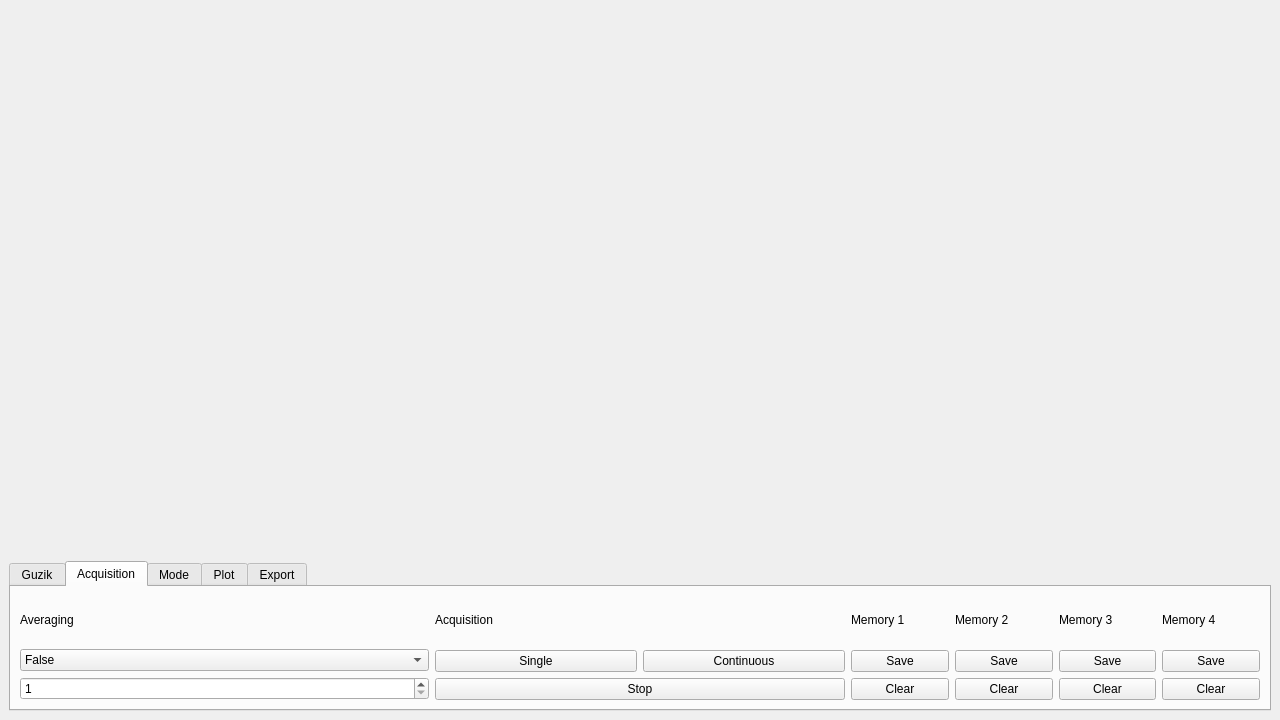
<?xml version="1.0" encoding="UTF-8"?>
<ui version="4.0">
 <class>MainWindow</class>
 <widget class="QMainWindow" name="MainWindow">
  <property name="geometry">
   <rect>
    <x>0</x>
    <y>0</y>
    <width>1280</width>
    <height>720</height>
   </rect>
  </property>
  <property name="windowTitle">
   <string>Guzik-O-Scope</string>
  </property>
  <widget class="QWidget" name="centralwidget">
   <layout class="QVBoxLayout" name="verticalLayout_2">
    <item>
     <layout class="QVBoxLayout" name="verticalLayout">
      <item>
       <widget class="QWidget" name="mpl_widget" native="true">
        <property name="sizePolicy">
         <sizepolicy hsizetype="MinimumExpanding" vsizetype="MinimumExpanding">
          <horstretch>0</horstretch>
          <verstretch>0</verstretch>
         </sizepolicy>
        </property>
        <property name="minimumSize">
         <size>
          <width>0</width>
          <height>519</height>
         </size>
        </property>
        <layout class="QVBoxLayout" name="mpl_layout"/>
       </widget>
      </item>
     </layout>
    </item>
    <item>
     <widget class="QTabWidget" name="tabWidget_export">
      <property name="sizePolicy">
       <sizepolicy hsizetype="Preferred" vsizetype="Preferred">
        <horstretch>0</horstretch>
        <verstretch>0</verstretch>
       </sizepolicy>
      </property>
      <property name="minimumSize">
       <size>
        <width>0</width>
        <height>150</height>
       </size>
      </property>
      <property name="tabShape">
       <enum>QTabWidget::Rounded</enum>
      </property>
      <property name="currentIndex">
       <number>1</number>
      </property>
      <property name="tabBarAutoHide">
       <bool>false</bool>
      </property>
      <widget class="QWidget" name="tabGuzik">
       <property name="sizePolicy">
        <sizepolicy hsizetype="Preferred" vsizetype="Preferred">
         <horstretch>0</horstretch>
         <verstretch>0</verstretch>
        </sizepolicy>
       </property>
       <attribute name="title">
        <string>Guzik</string>
       </attribute>
       <layout class="QHBoxLayout" name="horizontalLayout_3">
        <item>
         <layout class="QVBoxLayout" name="verticalLayout_5">
          <item>
           <widget class="QLabel" name="label_GuzikConfig">
            <property name="sizePolicy">
             <sizepolicy hsizetype="Fixed" vsizetype="Preferred">
              <horstretch>0</horstretch>
              <verstretch>0</verstretch>
             </sizepolicy>
            </property>
            <property name="maximumSize">
             <size>
              <width>200</width>
              <height>16777215</height>
             </size>
            </property>
            <property name="text">
             <string>Config</string>
            </property>
            <property name="alignment">
             <set>Qt::AlignCenter</set>
            </property>
           </widget>
          </item>
          <item>
           <widget class="QLabel" name="label_GuzikType">
            <property name="sizePolicy">
             <sizepolicy hsizetype="Fixed" vsizetype="Preferred">
              <horstretch>0</horstretch>
              <verstretch>0</verstretch>
             </sizepolicy>
            </property>
            <property name="maximumSize">
             <size>
              <width>200</width>
              <height>16777215</height>
             </size>
            </property>
            <property name="text">
             <string>Dummy Guzik</string>
            </property>
            <property name="alignment">
             <set>Qt::AlignCenter</set>
            </property>
           </widget>
          </item>
          <item>
           <widget class="QPushButton" name="pushButton_ReadConfigGuzik">
            <property name="sizePolicy">
             <sizepolicy hsizetype="Fixed" vsizetype="Fixed">
              <horstretch>0</horstretch>
              <verstretch>0</verstretch>
             </sizepolicy>
            </property>
            <property name="maximumSize">
             <size>
              <width>200</width>
              <height>16777215</height>
             </size>
            </property>
            <property name="text">
             <string>Read config</string>
            </property>
           </widget>
          </item>
          <item>
           <widget class="QPushButton" name="pushButton_UpdateConfigGuzik">
            <property name="sizePolicy">
             <sizepolicy hsizetype="Fixed" vsizetype="Fixed">
              <horstretch>0</horstretch>
              <verstretch>0</verstretch>
             </sizepolicy>
            </property>
            <property name="maximumSize">
             <size>
              <width>200</width>
              <height>16777215</height>
             </size>
            </property>
            <property name="text">
             <string>Update config</string>
            </property>
           </widget>
          </item>
         </layout>
        </item>
        <item>
         <layout class="QVBoxLayout" name="verticalLayout_4">
          <item>
           <widget class="QLabel" name="labelChannels">
            <property name="maximumSize">
             <size>
              <width>200</width>
              <height>16777215</height>
             </size>
            </property>
            <property name="frameShape">
             <enum>QFrame::NoFrame</enum>
            </property>
            <property name="text">
             <string>Channels</string>
            </property>
            <property name="alignment">
             <set>Qt::AlignCenter</set>
            </property>
           </widget>
          </item>
          <item>
           <layout class="QHBoxLayout" name="horizontalLayout_6">
            <property name="spacing">
             <number>0</number>
            </property>
            <item>
             <widget class="QCheckBox" name="checkBox_Channel1">
              <property name="maximumSize">
               <size>
                <width>100</width>
                <height>16777215</height>
               </size>
              </property>
              <property name="text">
               <string>Channel 1</string>
              </property>
             </widget>
            </item>
            <item>
             <widget class="QCheckBox" name="checkBox_Channel2">
              <property name="maximumSize">
               <size>
                <width>100</width>
                <height>16777215</height>
               </size>
              </property>
              <property name="text">
               <string>Channel 2</string>
              </property>
             </widget>
            </item>
           </layout>
          </item>
          <item>
           <layout class="QHBoxLayout" name="horizontalLayout">
            <property name="spacing">
             <number>0</number>
            </property>
            <item>
             <widget class="QCheckBox" name="checkBox_Channel3">
              <property name="maximumSize">
               <size>
                <width>100</width>
                <height>16777215</height>
               </size>
              </property>
              <property name="text">
               <string>Channel 3</string>
              </property>
             </widget>
            </item>
            <item>
             <widget class="QCheckBox" name="checkBox_Channel4">
              <property name="maximumSize">
               <size>
                <width>100</width>
                <height>16777215</height>
               </size>
              </property>
              <property name="text">
               <string>Channel 4</string>
              </property>
             </widget>
            </item>
           </layout>
          </item>
         </layout>
        </item>
        <item>
         <layout class="QVBoxLayout" name="verticalLayout_3">
          <item>
           <layout class="QHBoxLayout" name="horizontalLayout_4">
            <item>
             <layout class="QVBoxLayout" name="verticalLayout_7">
              <item>
               <widget class="QLabel" name="label_Gain">
                <property name="maximumSize">
                 <size>
                  <width>200</width>
                  <height>16777215</height>
                 </size>
                </property>
                <property name="text">
                 <string>Gain (dB)</string>
                </property>
                <property name="alignment">
                 <set>Qt::AlignCenter</set>
                </property>
               </widget>
              </item>
              <item>
               <layout class="QHBoxLayout" name="horizontalLayout_8">
                <property name="spacing">
                 <number>0</number>
                </property>
                <item>
                 <widget class="QDoubleSpinBox" name="doubleSpinBox_Gain1">
                  <property name="maximumSize">
                   <size>
                    <width>100</width>
                    <height>16777215</height>
                   </size>
                  </property>
                  <property name="minimum">
                   <double>-25.000000000000000</double>
                  </property>
                  <property name="maximum">
                   <double>32.000000000000000</double>
                  </property>
                 </widget>
                </item>
                <item>
                 <widget class="QDoubleSpinBox" name="doubleSpinBox_Gain2">
                  <property name="maximumSize">
                   <size>
                    <width>100</width>
                    <height>16777215</height>
                   </size>
                  </property>
                  <property name="minimum">
                   <double>-25.000000000000000</double>
                  </property>
                  <property name="maximum">
                   <double>32.000000000000000</double>
                  </property>
                 </widget>
                </item>
               </layout>
              </item>
              <item>
               <layout class="QHBoxLayout" name="horizontalLayout_7">
                <property name="spacing">
                 <number>0</number>
                </property>
                <item>
                 <widget class="QDoubleSpinBox" name="doubleSpinBox_Gain3">
                  <property name="maximumSize">
                   <size>
                    <width>100</width>
                    <height>16777215</height>
                   </size>
                  </property>
                  <property name="minimum">
                   <double>-25.000000000000000</double>
                  </property>
                  <property name="maximum">
                   <double>32.000000000000000</double>
                  </property>
                 </widget>
                </item>
                <item>
                 <widget class="QDoubleSpinBox" name="doubleSpinBox_Gain4">
                  <property name="maximumSize">
                   <size>
                    <width>100</width>
                    <height>16777215</height>
                   </size>
                  </property>
                  <property name="minimum">
                   <double>-25.000000000000000</double>
                  </property>
                  <property name="maximum">
                   <double>32.000000000000000</double>
                  </property>
                 </widget>
                </item>
               </layout>
              </item>
             </layout>
            </item>
           </layout>
          </item>
         </layout>
        </item>
        <item>
         <layout class="QVBoxLayout" name="verticalLayout_8">
          <item>
           <layout class="QHBoxLayout" name="horizontalLayout_14">
            <item>
             <layout class="QVBoxLayout" name="verticalLayout_9">
              <item>
               <widget class="QLabel" name="label_offset">
                <property name="maximumSize">
                 <size>
                  <width>200</width>
                  <height>16777215</height>
                 </size>
                </property>
                <property name="text">
                 <string> Offset (V)</string>
                </property>
                <property name="alignment">
                 <set>Qt::AlignCenter</set>
                </property>
               </widget>
              </item>
              <item>
               <layout class="QHBoxLayout" name="horizontalLayout_26">
                <item>
                 <widget class="QDoubleSpinBox" name="doubleSpinBox_offset1">
                  <property name="maximumSize">
                   <size>
                    <width>100</width>
                    <height>16777215</height>
                   </size>
                  </property>
                  <property name="decimals">
                   <number>12</number>
                  </property>
                  <property name="minimum">
                   <double>-1.000000000000000</double>
                  </property>
                  <property name="maximum">
                   <double>1.000000000000000</double>
                  </property>
                  <property name="singleStep">
                   <double>0.001000000000000</double>
                  </property>
                 </widget>
                </item>
                <item>
                 <widget class="QDoubleSpinBox" name="doubleSpinBox_offset2">
                  <property name="maximumSize">
                   <size>
                    <width>100</width>
                    <height>16777215</height>
                   </size>
                  </property>
                  <property name="decimals">
                   <number>12</number>
                  </property>
                  <property name="minimum">
                   <double>-1.000000000000000</double>
                  </property>
                  <property name="maximum">
                   <double>1.000000000000000</double>
                  </property>
                  <property name="singleStep">
                   <double>0.001000000000000</double>
                  </property>
                 </widget>
                </item>
               </layout>
              </item>
              <item>
               <layout class="QHBoxLayout" name="horizontalLayout_27">
                <item>
                 <widget class="QDoubleSpinBox" name="doubleSpinBox_offset3">
                  <property name="maximumSize">
                   <size>
                    <width>100</width>
                    <height>16777215</height>
                   </size>
                  </property>
                  <property name="decimals">
                   <number>12</number>
                  </property>
                  <property name="minimum">
                   <double>-1.000000000000000</double>
                  </property>
                  <property name="maximum">
                   <double>1.000000000000000</double>
                  </property>
                  <property name="singleStep">
                   <double>0.001000000000000</double>
                  </property>
                 </widget>
                </item>
                <item>
                 <widget class="QDoubleSpinBox" name="doubleSpinBox_offset4">
                  <property name="maximumSize">
                   <size>
                    <width>100</width>
                    <height>16777215</height>
                   </size>
                  </property>
                  <property name="decimals">
                   <number>12</number>
                  </property>
                  <property name="minimum">
                   <double>-1.000000000000000</double>
                  </property>
                  <property name="maximum">
                   <double>1.000000000000000</double>
                  </property>
                  <property name="singleStep">
                   <double>0.001000000000000</double>
                  </property>
                 </widget>
                </item>
               </layout>
              </item>
             </layout>
            </item>
           </layout>
          </item>
         </layout>
        </item>
        <item>
         <layout class="QVBoxLayout" name="verticalLayout_32">
          <item>
           <layout class="QHBoxLayout" name="horizontalLayout_28">
            <item>
             <layout class="QVBoxLayout" name="verticalLayout_10">
              <item>
               <widget class="QLabel" name="label_n_S_ch">
                <property name="maximumSize">
                 <size>
                  <width>75</width>
                  <height>16777215</height>
                 </size>
                </property>
                <property name="text">
                 <string>Samples</string>
                </property>
                <property name="alignment">
                 <set>Qt::AlignBottom|Qt::AlignHCenter</set>
                </property>
               </widget>
              </item>
              <item>
               <widget class="QSpinBox" name="spinBox_Samples">
                <property name="maximumSize">
                 <size>
                  <width>75</width>
                  <height>16777215</height>
                 </size>
                </property>
                <property name="alignment">
                 <set>Qt::AlignLeading|Qt::AlignLeft|Qt::AlignVCenter</set>
                </property>
                <property name="buttonSymbols">
                 <enum>QAbstractSpinBox::UpDownArrows</enum>
                </property>
                <property name="maximum">
                 <number>429496729</number>
                </property>
               </widget>
              </item>
             </layout>
            </item>
           </layout>
          </item>
         </layout>
        </item>
        <item>
         <layout class="QVBoxLayout" name="verticalLayout_6">
          <item>
           <layout class="QHBoxLayout" name="horizontalLayout_5">
            <item>
             <layout class="QVBoxLayout" name="verticalLayout_13">
              <item>
               <widget class="QLabel" name="label_16bits">
                <property name="maximumSize">
                 <size>
                  <width>75</width>
                  <height>16777215</height>
                 </size>
                </property>
                <property name="text">
                 <string>16 Bits</string>
                </property>
                <property name="alignment">
                 <set>Qt::AlignBottom|Qt::AlignHCenter</set>
                </property>
               </widget>
              </item>
              <item>
               <widget class="QComboBox" name="comboBox_16bits">
                <property name="maximumSize">
                 <size>
                  <width>75</width>
                  <height>16777215</height>
                 </size>
                </property>
                <item>
                 <property name="text">
                  <string>False</string>
                 </property>
                </item>
                <item>
                 <property name="text">
                  <string>True</string>
                 </property>
                </item>
               </widget>
              </item>
             </layout>
            </item>
           </layout>
          </item>
         </layout>
        </item>
        <item>
         <layout class="QVBoxLayout" name="verticalLayout_12">
          <item>
           <layout class="QHBoxLayout" name="horizontalLayout_16">
            <item>
             <layout class="QVBoxLayout" name="verticalLayout_21">
              <item>
               <widget class="QLabel" name="label_equalizer">
                <property name="maximumSize">
                 <size>
                  <width>75</width>
                  <height>16777215</height>
                 </size>
                </property>
                <property name="text">
                 <string>Equalizer</string>
                </property>
                <property name="alignment">
                 <set>Qt::AlignBottom|Qt::AlignHCenter</set>
                </property>
               </widget>
              </item>
              <item>
               <widget class="QComboBox" name="comboBox_equalizer">
                <property name="maximumSize">
                 <size>
                  <width>75</width>
                  <height>16777215</height>
                 </size>
                </property>
                <item>
                 <property name="text">
                  <string>False</string>
                 </property>
                </item>
                <item>
                 <property name="text">
                  <string>True</string>
                 </property>
                </item>
               </widget>
              </item>
             </layout>
            </item>
           </layout>
          </item>
         </layout>
        </item>
        <item>
         <layout class="QVBoxLayout" name="verticalLayout_23">
          <item>
           <layout class="QHBoxLayout" name="horizontalLayout_22">
            <item>
             <layout class="QVBoxLayout" name="verticalLayout_24">
              <item>
               <widget class="QLabel" name="label_ForceSlowerSampling">
                <property name="maximumSize">
                 <size>
                  <width>125</width>
                  <height>16777215</height>
                 </size>
                </property>
                <property name="text">
                 <string>Force slower sampling</string>
                </property>
                <property name="alignment">
                 <set>Qt::AlignBottom|Qt::AlignHCenter</set>
                </property>
               </widget>
              </item>
              <item>
               <widget class="QComboBox" name="comboBox_forceSlowerSampling">
                <property name="maximumSize">
                 <size>
                  <width>125</width>
                  <height>16777215</height>
                 </size>
                </property>
                <item>
                 <property name="text">
                  <string>False</string>
                 </property>
                </item>
                <item>
                 <property name="text">
                  <string>True</string>
                 </property>
                </item>
               </widget>
              </item>
             </layout>
            </item>
           </layout>
          </item>
         </layout>
        </item>
        <item>
         <layout class="QVBoxLayout" name="verticalLayout_25">
          <item>
           <layout class="QHBoxLayout" name="horizontalLayout_23">
            <item>
             <layout class="QVBoxLayout" name="verticalLayout_26">
              <item>
               <widget class="QLabel" name="label_extRef">
                <property name="maximumSize">
                 <size>
                  <width>125</width>
                  <height>16777215</height>
                 </size>
                </property>
                <property name="text">
                 <string>External reference</string>
                </property>
                <property name="alignment">
                 <set>Qt::AlignBottom|Qt::AlignHCenter</set>
                </property>
               </widget>
              </item>
              <item>
               <widget class="QComboBox" name="comboBox_externalReference">
                <property name="maximumSize">
                 <size>
                  <width>125</width>
                  <height>16777215</height>
                 </size>
                </property>
                <item>
                 <property name="text">
                  <string>default</string>
                 </property>
                </item>
                <item>
                 <property name="text">
                  <string>int</string>
                 </property>
                </item>
                <item>
                 <property name="text">
                  <string>ext</string>
                 </property>
                </item>
               </widget>
              </item>
             </layout>
            </item>
           </layout>
          </item>
         </layout>
        </item>
       </layout>
      </widget>
      <widget class="QWidget" name="tabAcquisition">
       <attribute name="title">
        <string>Acquisition</string>
       </attribute>
       <layout class="QHBoxLayout" name="horizontalLayout_2">
        <item>
         <layout class="QVBoxLayout" name="verticalLayout_11">
          <item>
           <widget class="QLabel" name="label_Averaging">
            <property name="text">
             <string>Averaging</string>
            </property>
           </widget>
          </item>
          <item>
           <widget class="QComboBox" name="comboBox_Averaging">
            <item>
             <property name="text">
              <string>False</string>
             </property>
            </item>
            <item>
             <property name="text">
              <string>True</string>
             </property>
            </item>
           </widget>
          </item>
          <item>
           <widget class="QSpinBox" name="spinBox_Averaging">
            <property name="minimum">
             <number>1</number>
            </property>
            <property name="maximum">
             <number>1000</number>
            </property>
           </widget>
          </item>
         </layout>
        </item>
        <item>
         <layout class="QVBoxLayout" name="verticalLayout_16">
          <item>
           <widget class="QLabel" name="label_acquisition">
            <property name="text">
             <string>Acquisition</string>
            </property>
           </widget>
          </item>
          <item>
           <layout class="QHBoxLayout" name="horizontalLayout_25">
            <item>
             <widget class="QPushButton" name="pushButtonSingle">
              <property name="text">
               <string>Single</string>
              </property>
              <property name="autoDefault">
               <bool>false</bool>
              </property>
              <property name="default">
               <bool>false</bool>
              </property>
              <property name="flat">
               <bool>false</bool>
              </property>
             </widget>
            </item>
            <item>
             <widget class="QPushButton" name="pushButtonContinuous">
              <property name="text">
               <string>Continuous</string>
              </property>
             </widget>
            </item>
           </layout>
          </item>
          <item>
           <widget class="QPushButton" name="pushButtonStop">
            <property name="text">
             <string>Stop</string>
            </property>
           </widget>
          </item>
         </layout>
        </item>
        <item>
         <layout class="QVBoxLayout" name="verticalLayout_27">
          <item>
           <layout class="QHBoxLayout" name="horizontalLayout_24">
            <item>
             <layout class="QVBoxLayout" name="verticalLayout_28">
              <item>
               <widget class="QLabel" name="label_memory1">
                <property name="text">
                 <string>Memory 1</string>
                </property>
               </widget>
              </item>
              <item>
               <widget class="QPushButton" name="pushButton_Memorize1">
                <property name="text">
                 <string>Save</string>
                </property>
               </widget>
              </item>
              <item>
               <widget class="QPushButton" name="pushButton_ClearMemory1">
                <property name="text">
                 <string>Clear</string>
                </property>
               </widget>
              </item>
             </layout>
            </item>
            <item>
             <layout class="QVBoxLayout" name="verticalLayout_30">
              <item>
               <widget class="QLabel" name="label_memory2">
                <property name="text">
                 <string>Memory 2</string>
                </property>
               </widget>
              </item>
              <item>
               <widget class="QPushButton" name="pushButton_Memorize2">
                <property name="text">
                 <string>Save</string>
                </property>
               </widget>
              </item>
              <item>
               <widget class="QPushButton" name="pushButton_ClearMemory2">
                <property name="text">
                 <string>Clear</string>
                </property>
               </widget>
              </item>
             </layout>
            </item>
            <item>
             <layout class="QVBoxLayout" name="verticalLayout_29">
              <item>
               <widget class="QLabel" name="label_memory3">
                <property name="text">
                 <string>Memory 3</string>
                </property>
               </widget>
              </item>
              <item>
               <widget class="QPushButton" name="pushButton_Memorize3">
                <property name="text">
                 <string>Save</string>
                </property>
               </widget>
              </item>
              <item>
               <widget class="QPushButton" name="pushButton_ClearMemory3">
                <property name="text">
                 <string>Clear</string>
                </property>
               </widget>
              </item>
             </layout>
            </item>
            <item>
             <layout class="QVBoxLayout" name="verticalLayout_22">
              <item>
               <widget class="QLabel" name="label_memory4">
                <property name="text">
                 <string>Memory 4</string>
                </property>
               </widget>
              </item>
              <item>
               <widget class="QPushButton" name="pushButton_Memorize4">
                <property name="text">
                 <string>Save</string>
                </property>
               </widget>
              </item>
              <item>
               <widget class="QPushButton" name="pushButton_ClearMemory4">
                <property name="text">
                 <string>Clear</string>
                </property>
               </widget>
              </item>
             </layout>
            </item>
           </layout>
          </item>
         </layout>
        </item>
       </layout>
      </widget>
      <widget class="QWidget" name="tabMode">
       <attribute name="title">
        <string>Mode</string>
       </attribute>
       <layout class="QHBoxLayout" name="horizontalLayout_9">
        <item>
         <layout class="QVBoxLayout" name="verticalLayout_15">
          <item>
           <layout class="QHBoxLayout" name="horizontalLayout_17">
            <item>
             <widget class="QLabel" name="label_DomainSelect">
              <property name="text">
               <string>Domain</string>
              </property>
             </widget>
            </item>
            <item>
             <widget class="QComboBox" name="comboBox_CurrentDomain">
              <item>
               <property name="text">
                <string>Time</string>
               </property>
              </item>
              <item>
               <property name="text">
                <string>Frequency</string>
               </property>
              </item>
             </widget>
            </item>
           </layout>
          </item>
          <item>
           <layout class="QHBoxLayout" name="horizontalLayout_18">
            <item>
             <widget class="QLabel" name="label_ModeSelect">
              <property name="text">
               <string>Mode</string>
              </property>
             </widget>
            </item>
            <item>
             <widget class="QComboBox" name="comboBox_CurrentMode"/>
            </item>
           </layout>
          </item>
         </layout>
        </item>
        <item>
         <layout class="QVBoxLayout" name="verticalLayout_14">
          <item>
           <layout class="QHBoxLayout" name="horizontalLayout_15">
            <item>
             <widget class="QLabel" name="label_ModeParameters">
              <property name="text">
               <string>Parameters</string>
              </property>
             </widget>
            </item>
            <item>
             <widget class="QLabel" name="label_ModeParameterSelect">
              <property name="text">
               <string>New value</string>
              </property>
             </widget>
            </item>
            <item>
             <widget class="QLabel" name="label_ModeParameterCurrent">
              <property name="text">
               <string>Current value</string>
              </property>
             </widget>
            </item>
           </layout>
          </item>
          <item>
           <layout class="QHBoxLayout" name="horizontalLayout_20">
            <item>
             <widget class="QLabel" name="label_ModeParameter1">
              <property name="text">
               <string>Parameter 1</string>
              </property>
             </widget>
            </item>
            <item>
             <widget class="QDoubleSpinBox" name="doubleSpinBox_ModeParameter1">
              <property name="minimum">
               <double>-100000000000.000000000000000</double>
              </property>
              <property name="maximum">
               <double>1000000000000.000000000000000</double>
              </property>
             </widget>
            </item>
            <item>
             <widget class="QLabel" name="label_ModeParameter1Value">
              <property name="text">
               <string>Value 1</string>
              </property>
             </widget>
            </item>
           </layout>
          </item>
          <item>
           <layout class="QHBoxLayout" name="horizontalLayout_21">
            <item>
             <widget class="QLabel" name="label_ModeParameter2">
              <property name="text">
               <string>Parameter 2</string>
              </property>
             </widget>
            </item>
            <item>
             <widget class="QDoubleSpinBox" name="doubleSpinBox_ModeParameter2">
              <property name="minimum">
               <double>-100000000000.000000000000000</double>
              </property>
              <property name="maximum">
               <double>100000000000.000000000000000</double>
              </property>
             </widget>
            </item>
            <item>
             <widget class="QLabel" name="label_ModeParameter2Value">
              <property name="text">
               <string>Value 2</string>
              </property>
             </widget>
            </item>
           </layout>
          </item>
          <item>
           <layout class="QHBoxLayout" name="horizontalLayout_19">
            <item>
             <widget class="QLabel" name="label_ModeParameter3">
              <property name="text">
               <string>Parameter 3</string>
              </property>
             </widget>
            </item>
            <item>
             <widget class="QDoubleSpinBox" name="doubleSpinBox_ModeParameter3">
              <property name="minimum">
               <double>-100000000000.000000000000000</double>
              </property>
              <property name="maximum">
               <double>100000000000.000000000000000</double>
              </property>
             </widget>
            </item>
            <item>
             <widget class="QLabel" name="label_ModeParameter3Value">
              <property name="text">
               <string>Value 3</string>
              </property>
             </widget>
            </item>
           </layout>
          </item>
         </layout>
        </item>
        <item>
         <layout class="QVBoxLayout" name="verticalLayout_17">
          <item>
           <layout class="QHBoxLayout" name="horizontalLayout_10">
            <item>
             <widget class="QLabel" name="label_CurrentDomain">
              <property name="text">
               <string>Current domain:</string>
              </property>
             </widget>
            </item>
            <item>
             <widget class="QLabel" name="label_CurrentDomainValue">
              <property name="text">
               <string>Domain</string>
              </property>
             </widget>
            </item>
           </layout>
          </item>
          <item>
           <layout class="QHBoxLayout" name="horizontalLayout_11">
            <item>
             <widget class="QLabel" name="label_CurrentMode">
              <property name="text">
               <string>Current Mode:</string>
              </property>
             </widget>
            </item>
            <item>
             <widget class="QLabel" name="label_CurrentModeValue">
              <property name="text">
               <string>Mode</string>
              </property>
             </widget>
            </item>
           </layout>
          </item>
          <item>
           <widget class="QPushButton" name="pushButton_SetMode">
            <property name="text">
             <string>Set Mode</string>
            </property>
           </widget>
          </item>
         </layout>
        </item>
       </layout>
      </widget>
      <widget class="QWidget" name="tabPlot">
       <attribute name="title">
        <string>Plot</string>
       </attribute>
       <layout class="QHBoxLayout" name="horizontalLayout_13">
        <item>
         <layout class="QVBoxLayout" name="verticalLayout_18">
          <item>
           <widget class="QLabel" name="label_CurrentPlotDimension">
            <property name="text">
             <string>Dimension</string>
            </property>
           </widget>
          </item>
          <item>
           <widget class="QLabel" name="label_CurrentPlotDimensionValue">
            <property name="text">
             <string>Dimension value</string>
            </property>
            <property name="textFormat">
             <enum>Qt::AutoText</enum>
            </property>
           </widget>
          </item>
         </layout>
        </item>
        <item>
         <layout class="QVBoxLayout" name="verticalLayout_20">
          <item>
           <widget class="QLabel" name="label_PlotType">
            <property name="text">
             <string>Plot type</string>
            </property>
           </widget>
          </item>
          <item>
           <widget class="QComboBox" name="comboBox_PlotType"/>
          </item>
         </layout>
        </item>
        <item>
         <layout class="QVBoxLayout" name="verticalLayout_19">
          <item>
           <layout class="QHBoxLayout" name="horizontalLayout_12">
            <item>
             <widget class="QLabel" name="label_CurrentPlotType">
              <property name="text">
               <string>Current plot type:</string>
              </property>
             </widget>
            </item>
            <item>
             <widget class="QLabel" name="label_CurrentPlotTypeValue">
              <property name="text">
               <string>type</string>
              </property>
             </widget>
            </item>
           </layout>
          </item>
          <item>
           <widget class="QPushButton" name="pushButton_UpdatePlotType">
            <property name="text">
             <string>Update plot type</string>
            </property>
           </widget>
          </item>
          <item>
           <widget class="QPushButton" name="pushButton_ClearPlot">
            <property name="text">
             <string>Clear plot</string>
            </property>
           </widget>
          </item>
         </layout>
        </item>
       </layout>
      </widget>
      <widget class="QWidget" name="tabExport">
       <attribute name="title">
        <string>Export</string>
       </attribute>
       <layout class="QHBoxLayout" name="horizontalLayout_30">
        <item>
         <layout class="QVBoxLayout" name="verticalLayout_35">
          <item>
           <widget class="QLabel" name="label_2">
            <property name="text">
             <string>Export data selection</string>
            </property>
            <property name="alignment">
             <set>Qt::AlignCenter</set>
            </property>
           </widget>
          </item>
          <item>
           <layout class="QHBoxLayout" name="horizontalLayout_29">
            <item>
             <widget class="QCheckBox" name="checkBox_exportLast">
              <property name="text">
               <string>Last measurment</string>
              </property>
              <property name="checked">
               <bool>true</bool>
              </property>
              <property name="tristate">
               <bool>false</bool>
              </property>
             </widget>
            </item>
            <item>
             <widget class="QCheckBox" name="checkBox_exportMemory1">
              <property name="text">
               <string>Memory 1</string>
              </property>
             </widget>
            </item>
            <item>
             <widget class="QCheckBox" name="checkBox_exportMemory2">
              <property name="text">
               <string>Memory 2</string>
              </property>
             </widget>
            </item>
            <item>
             <widget class="QCheckBox" name="checkBox_exportMemory3">
              <property name="text">
               <string>Memory 3</string>
              </property>
             </widget>
            </item>
            <item>
             <widget class="QCheckBox" name="checkBox_exportMemory4">
              <property name="text">
               <string>Memory 4</string>
              </property>
             </widget>
            </item>
           </layout>
          </item>
         </layout>
        </item>
        <item>
         <layout class="QVBoxLayout" name="verticalLayout_34">
          <item>
           <widget class="QLabel" name="label">
            <property name="text">
             <string>Compression</string>
            </property>
            <property name="alignment">
             <set>Qt::AlignCenter</set>
            </property>
           </widget>
          </item>
          <item>
           <layout class="QHBoxLayout" name="horizontalLayout_31">
            <item>
             <widget class="QComboBox" name="comboBox_compression">
              <item>
               <property name="text">
                <string>False</string>
               </property>
              </item>
              <item>
               <property name="text">
                <string>True</string>
               </property>
              </item>
             </widget>
            </item>
           </layout>
          </item>
         </layout>
        </item>
        <item>
         <layout class="QVBoxLayout" name="verticalLayout_33">
          <item>
           <widget class="QLabel" name="label_ExportResult">
            <property name="text">
             <string/>
            </property>
            <property name="alignment">
             <set>Qt::AlignCenter</set>
            </property>
           </widget>
          </item>
          <item>
           <layout class="QHBoxLayout" name="horizontalLayout_32">
            <item>
             <widget class="QPushButton" name="pushButton_export">
              <property name="text">
               <string>Export</string>
              </property>
             </widget>
            </item>
           </layout>
          </item>
         </layout>
        </item>
       </layout>
      </widget>
     </widget>
    </item>
   </layout>
  </widget>
 </widget>
 <resources/>
 <connections/>
</ui>
